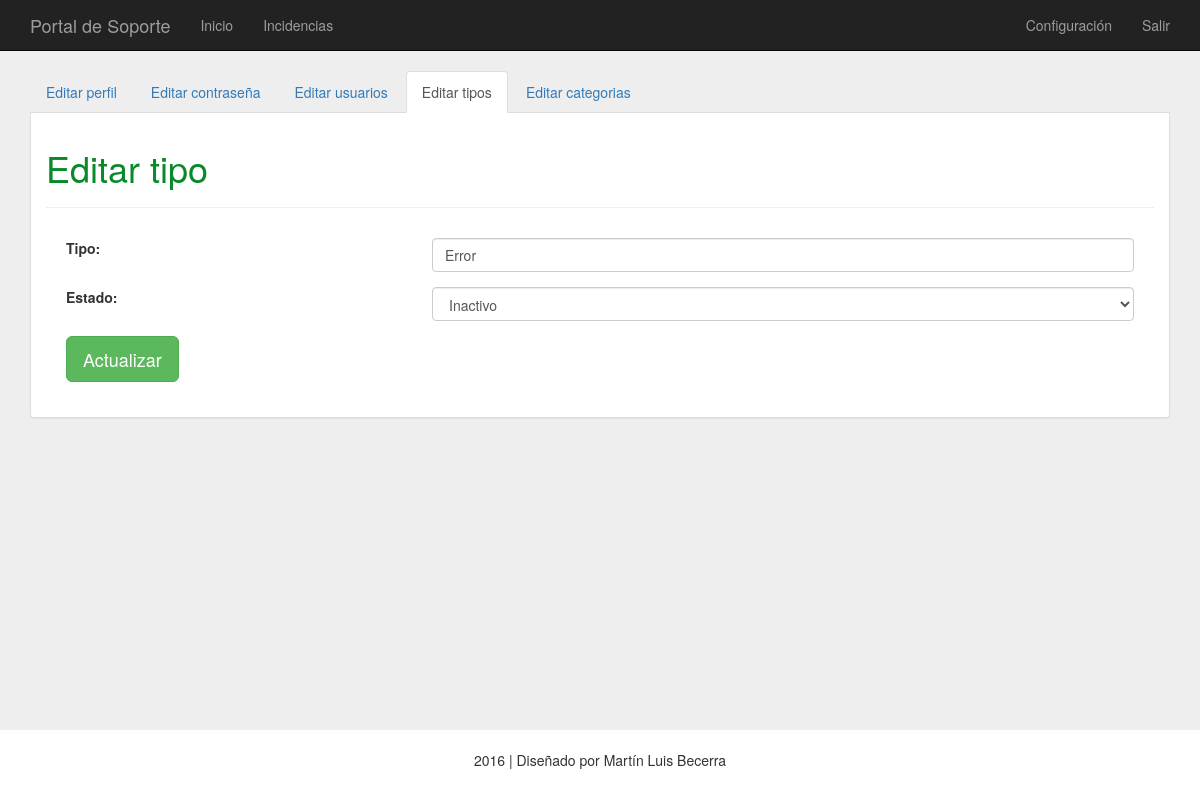
The app's page /proyecto/configuracion/index.php?opcion=editarTipo&id=3 (signed in) with its own data.
### tables this page shows
CREATE TABLE `opciones` (
  `id` int(11) NOT NULL,
  `opcion` varchar(255) NOT NULL,
  `titulo` varchar(255) NOT NULL,
  `menu` int(11) NOT NULL,
  PRIMARY KEY (`id`,`opcion`),
  CONSTRAINT `idSeccion` FOREIGN KEY (`id`) REFERENCES `secciones` (`id`)
);

CREATE TABLE `tipos` (
  `id` int(11) NOT NULL AUTO_INCREMENT,
  `tipo` varchar(255) NOT NULL,
  `estado` int(11) NOT NULL,
  PRIMARY KEY (`id`)
);

### proyecto/conf/seccion.php (called while the page is built, shortened)
<?php
	$seccion = basename(parse_url(getcwd(), PHP_URL_PATH));
	$sql = "SELECT * FROM secciones WHERE seccion=:seccion";
	$resultado = $conn->prepare($sql);
	$resultado->bindValue(':seccion', $seccion);
	$resultado->execute();
	$registro = $resultado->fetch();
	if ($registro) {
		$id = $registro['id'];
		if(isset($_GET['opcion'])){
			$sql = "SELECT * FROM opciones WHERE id=:id and opcion=:opcion";
			$resultado = $conn->prepare($sql);
			$resultado->bindValue(':id', $id);
			$resultado->bindValue(':opcion', $_GET['opcion']);
			$resultado->execute();
			$registro = $resultado->fetch();
			if ($registro) {
				$titulo_principal = $registro['titulo'];
				$contenido = $registro['opcion'];
			}
		}
	}
?>

### proyecto/conf/permiso.php (called while the page is built, shortened)
<?php
	if(isset($_SESSION['id'])){
		$id = $_SESSION['id'];
		$sql = "SELECT * FROM permisos WHERE id=:id";
		$resultado = $conn->prepare($sql);
		$resultado->bindValue(':id', $id);
		$resultado->execute();
		$registro = $resultado->fetch();
		if ($registro) {
			$configurar = $registro['configurar'];
		}
	}
?>

### proyecto/configuracion/bd/editarTipo.php (called while the page is built, shortened)
<?php
	require('../conf/conexion.php');
	if ($_SERVER["REQUEST_METHOD"] == "POST") {
		$id		= htmlentities(addslashes($_GET['id']));
		$tipo  	= htmlentities(addslashes($_POST['tipo']));
		$estado	= htmlentities(addslashes($_POST['estado']));
		$sql = "UPDATE tipos SET tipo=:tipo, estado=:estado WHERE id=:id";
		$resultado = $conn->prepare($sql);
		$resultado->bindParam(':id', $id);
		$resultado->bindParam(':tipo', $tipo);
		$resultado->bindParam(':estado', $estado);
		$resultado->execute();
		$_SESSION['aviso'] = '<p class="correcto">Ya modificado tipo.</p>';
		header('location: /proyecto/configuracion/index.php?opcion=tipos');
	} else {
		$id	= htmlentities(addslashes($_GET['id']));
		$sql = "SELECT * FROM tipos WHERE id=:id";
		$resultado = $conn->prepare($sql);
		$resultado->bindValue(':id', $id);
		$resultado->execute();
		$registro = $resultado->fetch();
		if ($registro) {
			$tipo	= $registro['tipo'];
			$estado	= $registro['estado'];
		}
	}
?>

### proyecto/configuracion/index.php (the view, shortened to what this page needs)
<?php
	include('../conf/seccion.php');
	include('../conf/permiso.php');
?>
<!DOCTYPE html>
<html lang="es">
	<head>
    <?php include('../mod/css.php'); ?>
	</head>
	<body>
	<?php
		include('../mod/menu.php');
		include('mod/submenu.php');
		if($contenido != ""){
			include('bd/'.$contenido.'.php');
			include('mod/'.$contenido.'.php');
		} else {
			header('location: error.php');
		}
		include('../mod/pie.php');
	?>
  </body>
</html>

### proyecto/configuracion/mod/editarTipo.php (shortened to what this page needs)
<?php if($configurar == 1): ?>
	<div class="container">
		<div class="panel panel-default configuracion">
			<div class="panel-body">
				<div class="titulo">
					<h1><?php echo $titulo_principal ?></h1>
				</div>
				<form name="formulario" method="post" action="<?php echo htmlspecialchars($_SERVER["PHP_SELF"]."?opcion={$contenido}&id={$id}"); ?>">
					<fieldset>
					<div class="form-group row">
						<label for="tipo" class="col-sm-4 col-form-label" required><b>Tipo:</b></label>
						<div class="col-sm-8">
							<input type="text" class="form-control" id="tipo" name="tipo" placeholder="Tipo" value="<?php echo $tipo; ?>" required>
						</div>
					</div>
					<div class="form-group row">
						<label for="estado" class="col-sm-4 col-form-label"><b>Estado:</b></label>
						<div class="col-sm-8">
							<select class="form-control" id="estado" name="estado" required>
								<option value="0" <?php if($estado == 0) echo "selected"; ?>>Inactivo</option>
							</select>
						</div>
					</div>
					<button type="submit" id="actualizar" class="btn btn-lg btn-success">Actualizar</button>
					</fieldset>
				</form>
			</div>
		</div>
	</div>
<?php else: header('location: error.php');  endif; ?>

### proyecto/css/general.css (style rules this page uses)
html { position: relative; min-height: 100%; }
body { background-color: #EEEEEE; margin-bottom: 60px; }
.titulo { color: #088A29; margin-bottom: 20px; padding-bottom: 9px; border-bottom: 1px solid #EEEEEE; }
.configuracion { border: 1px solid #ddd; border-top: 0px; border-radius: 0px 0px 4px 4px; }
.panel { margin-bottom: 5%; }

### proyecto/css/configuracion.css (style rules this page uses)
fieldset { padding: 10px; margin: 10px; }
button { left:0px; }

### records on screen
opciones: titulo "Editar tipo"
tipos: tipo "Error", estado "Inactivo"
